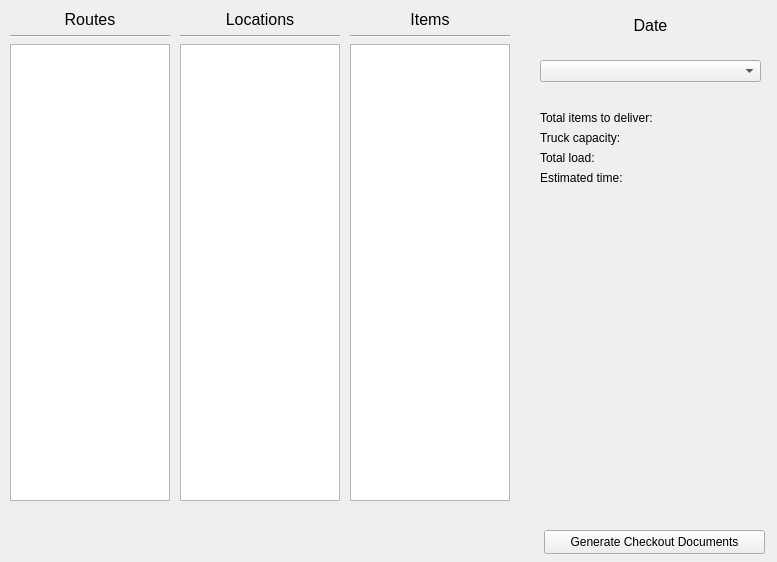
<?xml version="1.0" encoding="UTF-8"?>
<ui version="4.0">
 <class>Checkout</class>
 <widget class="QWidget" name="Checkout">
  <property name="geometry">
   <rect>
    <x>0</x>
    <y>0</y>
    <width>777</width>
    <height>562</height>
   </rect>
  </property>
  <property name="windowTitle">
   <string>Checkout</string>
  </property>
  <widget class="QWidget" name="verticalLayoutWidget">
   <property name="geometry">
    <rect>
     <x>10</x>
     <y>10</y>
     <width>160</width>
     <height>491</height>
    </rect>
   </property>
   <layout class="QVBoxLayout" name="verticalLayout">
    <item>
     <widget class="QLabel" name="label">
      <property name="font">
       <font>
        <pointsize>12</pointsize>
       </font>
      </property>
      <property name="text">
       <string>Routes</string>
      </property>
      <property name="alignment">
       <set>Qt::AlignCenter</set>
      </property>
     </widget>
    </item>
    <item>
     <widget class="Line" name="line">
      <property name="orientation">
       <enum>Qt::Horizontal</enum>
      </property>
     </widget>
    </item>
    <item>
     <widget class="QListWidget" name="routes"/>
    </item>
   </layout>
  </widget>
  <widget class="QWidget" name="verticalLayoutWidget_2">
   <property name="geometry">
    <rect>
     <x>180</x>
     <y>10</y>
     <width>160</width>
     <height>491</height>
    </rect>
   </property>
   <layout class="QVBoxLayout" name="verticalLayout_2">
    <item>
     <widget class="QLabel" name="label_2">
      <property name="font">
       <font>
        <pointsize>12</pointsize>
       </font>
      </property>
      <property name="text">
       <string>Locations</string>
      </property>
      <property name="alignment">
       <set>Qt::AlignCenter</set>
      </property>
     </widget>
    </item>
    <item>
     <widget class="Line" name="line_2">
      <property name="orientation">
       <enum>Qt::Horizontal</enum>
      </property>
     </widget>
    </item>
    <item>
     <widget class="QListWidget" name="locations"/>
    </item>
   </layout>
  </widget>
  <widget class="QWidget" name="verticalLayoutWidget_3">
   <property name="geometry">
    <rect>
     <x>350</x>
     <y>10</y>
     <width>160</width>
     <height>491</height>
    </rect>
   </property>
   <layout class="QVBoxLayout" name="verticalLayout_3">
    <item>
     <widget class="QLabel" name="label_3">
      <property name="font">
       <font>
        <pointsize>12</pointsize>
       </font>
      </property>
      <property name="text">
       <string>Items</string>
      </property>
      <property name="alignment">
       <set>Qt::AlignCenter</set>
      </property>
     </widget>
    </item>
    <item>
     <widget class="Line" name="line_3">
      <property name="orientation">
       <enum>Qt::Horizontal</enum>
      </property>
     </widget>
    </item>
    <item>
     <widget class="QListWidget" name="items"/>
    </item>
   </layout>
  </widget>
  <widget class="QComboBox" name="truckSelect">
   <property name="geometry">
    <rect>
     <x>540</x>
     <y>60</y>
     <width>221</width>
     <height>22</height>
    </rect>
   </property>
   <property name="placeholderText">
    <string>Select Truck</string>
   </property>
  </widget>
  <widget class="QPushButton" name="generateDocuments">
   <property name="geometry">
    <rect>
     <x>544</x>
     <y>530</y>
     <width>221</width>
     <height>24</height>
    </rect>
   </property>
   <property name="text">
    <string>Generate Checkout Documents</string>
   </property>
  </widget>
  <widget class="QLabel" name="dateLabel">
   <property name="geometry">
    <rect>
     <x>540</x>
     <y>10</y>
     <width>221</width>
     <height>31</height>
    </rect>
   </property>
   <property name="font">
    <font>
     <pointsize>12</pointsize>
    </font>
   </property>
   <property name="text">
    <string>Date</string>
   </property>
   <property name="alignment">
    <set>Qt::AlignCenter</set>
   </property>
  </widget>
  <widget class="QLabel" name="label_4">
   <property name="geometry">
    <rect>
     <x>540</x>
     <y>110</y>
     <width>121</width>
     <height>16</height>
    </rect>
   </property>
   <property name="text">
    <string>Total items to deliver:</string>
   </property>
  </widget>
  <widget class="QLabel" name="itemsToDeliver">
   <property name="geometry">
    <rect>
     <x>670</x>
     <y>110</y>
     <width>91</width>
     <height>16</height>
    </rect>
   </property>
   <property name="text">
    <string/>
   </property>
  </widget>
  <widget class="QLabel" name="label_5">
   <property name="geometry">
    <rect>
     <x>540</x>
     <y>130</y>
     <width>121</width>
     <height>16</height>
    </rect>
   </property>
   <property name="text">
    <string>Truck capacity:</string>
   </property>
  </widget>
  <widget class="QLabel" name="truckCapacity">
   <property name="geometry">
    <rect>
     <x>670</x>
     <y>130</y>
     <width>91</width>
     <height>16</height>
    </rect>
   </property>
   <property name="text">
    <string/>
   </property>
  </widget>
  <widget class="QLabel" name="label_6">
   <property name="geometry">
    <rect>
     <x>540</x>
     <y>150</y>
     <width>121</width>
     <height>16</height>
    </rect>
   </property>
   <property name="text">
    <string>Total load:</string>
   </property>
  </widget>
  <widget class="QLabel" name="totalLoad">
   <property name="geometry">
    <rect>
     <x>670</x>
     <y>150</y>
     <width>91</width>
     <height>16</height>
    </rect>
   </property>
   <property name="text">
    <string/>
   </property>
  </widget>
  <widget class="QLabel" name="label_7">
   <property name="geometry">
    <rect>
     <x>540</x>
     <y>170</y>
     <width>121</width>
     <height>16</height>
    </rect>
   </property>
   <property name="text">
    <string>Estimated time:</string>
   </property>
  </widget>
  <widget class="QLabel" name="estimatedTime">
   <property name="geometry">
    <rect>
     <x>670</x>
     <y>170</y>
     <width>91</width>
     <height>16</height>
    </rect>
   </property>
   <property name="text">
    <string/>
   </property>
  </widget>
 </widget>
 <resources/>
 <connections/>
</ui>
